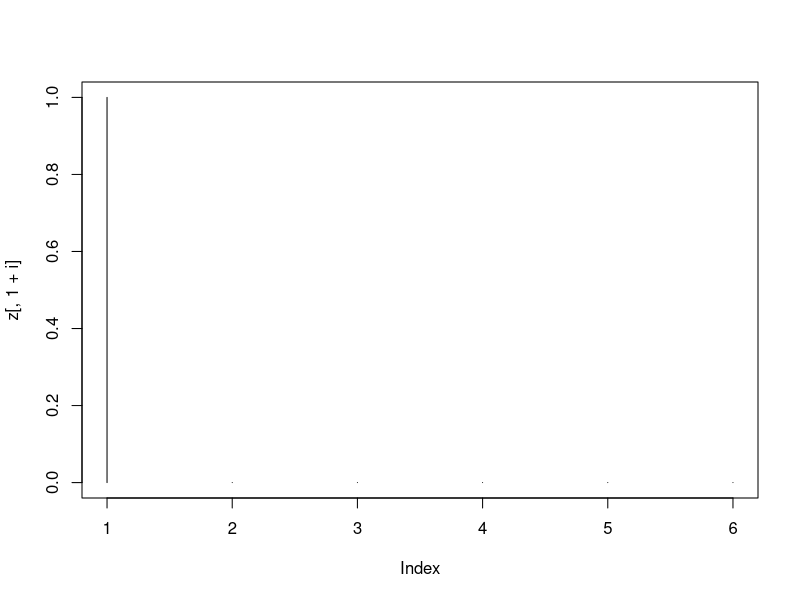
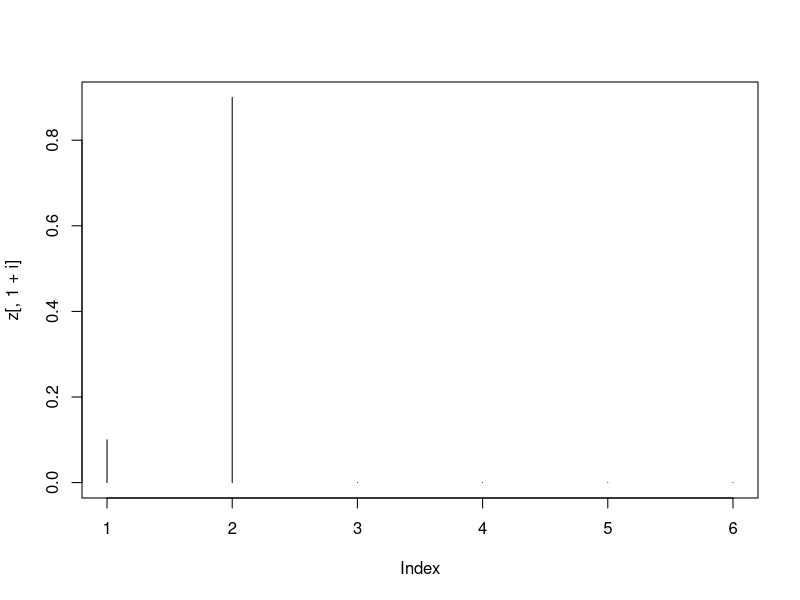
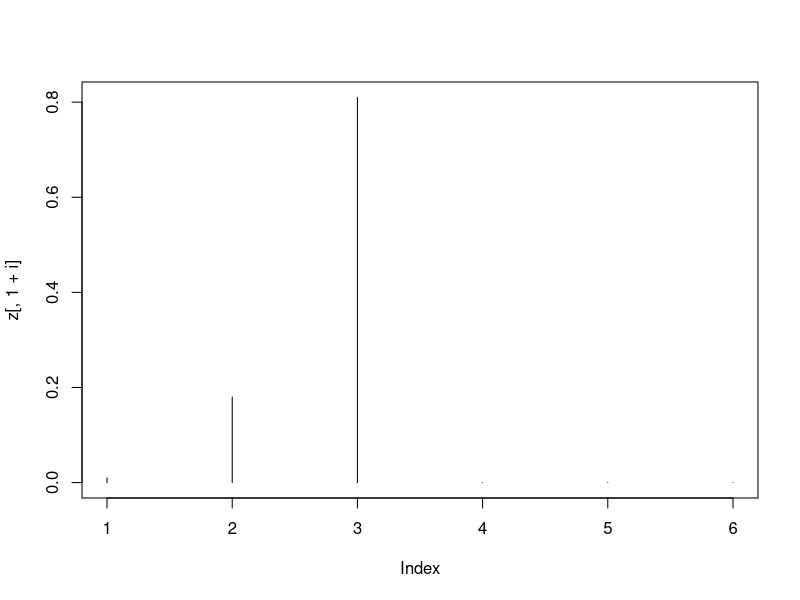
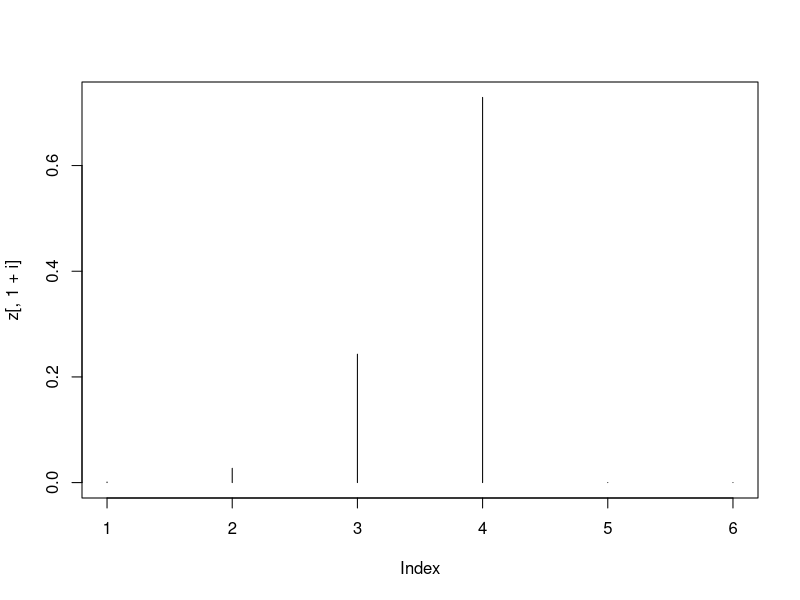
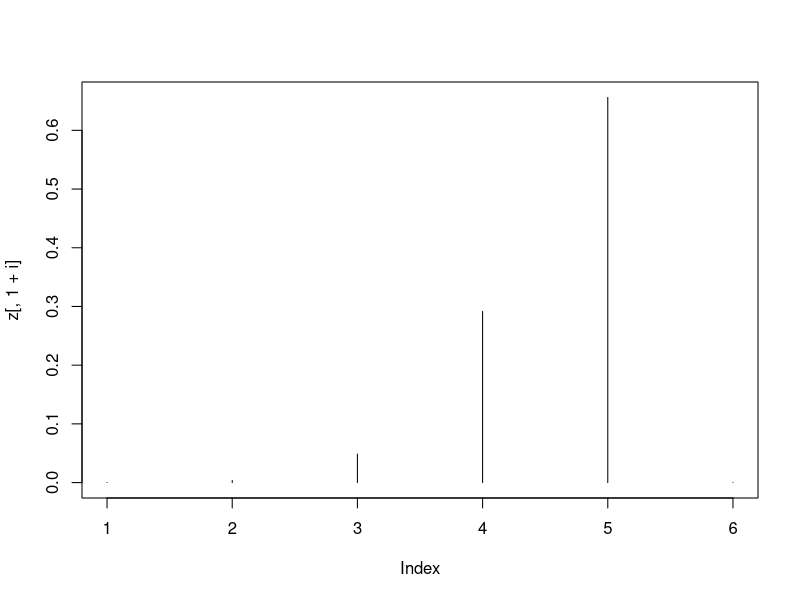
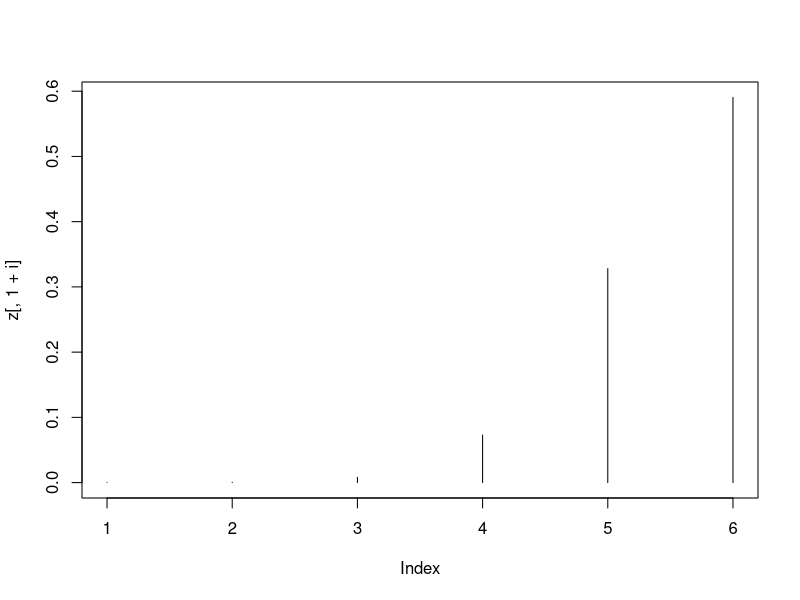
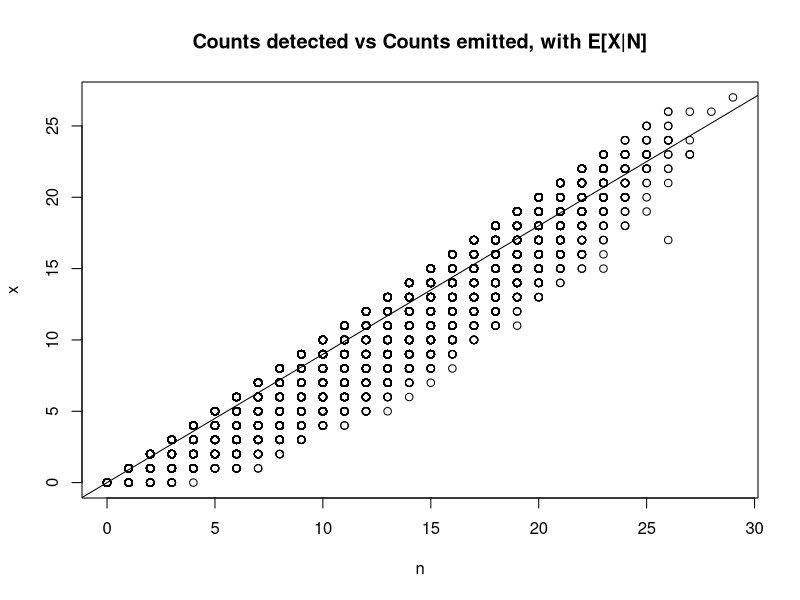

The R script that drew these images, in order:
### imperfect particle counter

lam = 10
p = 0.9

# probability distribution

len = 5
z = matrix(0,1+len,1+len)

for(i in 0:len){
       for(j in 0:i){
               z[1+j,1+i] = dbinom(j,size=i,prob=p)
       }
}

z

z.sum = apply(z,2,sum)
z.sum

x.mean=0
for(i in 1:len){
       x.mean = c(x.mean,i*p)
}
x.mean

for(i in 0:len){
       X11()
       plot(z[,1+i],type="h")
}


# simulation, how to estimate p using linear regression through the
# origin

B = 1000000

n = rpois(B,lam)

x = rbinom(n=B,size=n,prob=p)

plot(n,x,main="Counts detected vs Counts emitted, with E[X|N]")

x.fit = lm(x ~ 0+n)
summary(x.fit)
abline(x.fit)

# Note that the estimated regression slope is very close to the true p
